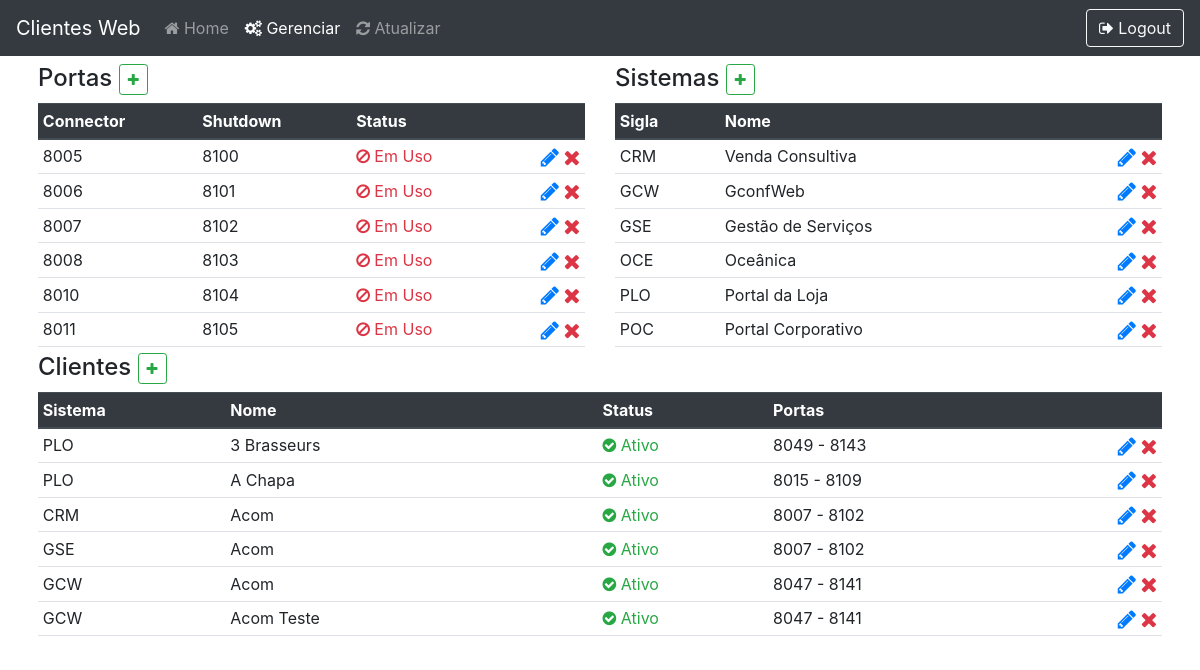
The page /manager (signed in) on the database its author committed.
### core/models.py (models this page shows, shortened)
class Port(models.Model):
    STATUS = (
        (1, "Livre"),
        (2, "Em Uso")
    )
    connector = models.IntegerField('Connector Port')
    shutdown = models.IntegerField('Shutdown Port')
    status = models.IntegerField('Status', choices=STATUS, default=1)

class System(models.Model):
    initials = models.CharField('Initials', max_length=3)
    name = models.CharField('Name', max_length=100)

class Client(models.Model):
    STATUS = (
        ("1", "Ativo"),
        ("2", "Suspenso"),
        ("3", "Com Erro")
    )
    name = models.CharField('Name', max_length=100)
    link = models.CharField('Link', max_length=100)
    port = models.ForeignKey(Port, on_delete=models.CASCADE)
    system = models.ForeignKey(System, on_delete=models.CASCADE, default=1)
    version = models.DateField('Version')
    status = models.CharField('Status', choices=STATUS, max_length=1, default='1')

### core/views.py (the view)
# urls.py: path('manager', manager, name='manager'),
def manager(request):
    if str(request.user) != 'AnonymousUser':
        context = {
            'clients': Client.objects.all().order_by('name'),
            'ports': Port.objects.all().order_by('connector'),
            'systens': System.objects.all().order_by('initials')
        }
        return render(request, 'manager.html', context)
    else:
        return loginUser(request)

### core/templates/manager.html (shortened to what this page needs)
{% load static %}
<!DOCTYPE html>
<html lang="pt-br">
<head>
    <link rel="stylesheet" href="{% static 'css/style.css' %}">
    <link rel="stylesheet" href="https://cdnjs.cloudflare.com/ajax/libs/font-awesome/4.7.0/css/font-awesome.min.css">
    <link rel="stylesheet" href="https://stackpath.bootstrapcdn.com/bootstrap/4.5.0/css/bootstrap.min.css">
</head>
<body>
    <nav class="navbar stick-top navbar-expand-lg navbar-dark bg-dark">
        <a class="navbar-brand" href="{% url 'index' %}">Clientes Web</a>
        <div class="collapse navbar-collapse" id="navbarTogglerDemo03">
            <ul class="navbar-nav mr-auto mt-2 mt-lg-0 navbar-left">
                <li class="nav-item"><a class="nav-link" href="{% url 'index' %}"><i class="fa fa-home"></i> Home</a></li>
                <li class="nav-item"><a class="nav-link active" href="{% url 'manager' %}"><i class="fa fa-cogs"></i> Gerenciar</a></li>
                <li class="nav-item"><a class="nav-link" href="{% url 'update' %}"><i class="fa fa-refresh"></i> Atualizar</a></li>
            </ul>
            <a href="{% url 'logout' %}" type="button" class="btn btn-outline-light"><i class="fa fa-sign-out"></i> Logout</a>
        </div>
    </nav>
    <div class="container p-2">
        <div class="row">
            <div class="col-lg">
                <h4>
                    Portas
                    <a href="{% url 'new' obj='p' %}" type="button" class="btn btn-sm btn-outline-success text-success"><i class="fa fa-plus"></i></a>
                </h4>
                <div class="table-responsive">
                    <div class="tableFixHead">
                        <table class="table table-sm table-hover">
                            <thead class="thead-dark">
                                <tr>
                                    <th scope="col">Connector</th>
                                    <th scope="col">Shutdown</th>
                                    <th scope="row">Status</th>
                                    <th scope="col"></th>
                                </tr>
                            </thead>
                            <tbody>
                                {% for port in ports %}
                                    <tr>
                                        <td scope="row">{{ port.connector }}</td>
                                        <td>{{ port.shutdown }}</td>
                                        {% if port.status == 1 %}
                                            <td class="text-success"><i class="fa fa-check-circle"></i> {{ port.get_status_display }}</td>
                                        {% else %}
                                            <td class="text-danger"><i class="fa fa-ban"></i> {{ port.get_status_display }}</td>
                                        {% endif %}
                                        <td class="text-right">
                                            <a href="{% url 'edit' obj='p' pk=port.id %}" class="text-primary"><i class="fa fa-pencil fa-lg"></i></a>
                                            <a href="{% url 'delete' obj='p' pk=port.id %}" class="text-danger"><i class="fa fa-remove fa-lg"></i></a>
                                        </td>
                                    </tr>
                                {% endfor %}
                            </tbody>
                        </table>
                    </div>
                </div>
            </div>
            <div class="col-lg">
                <h4>
                    Sistemas
                    <a href="{% url 'new' obj='s' %}" type="button" class="btn btn-sm btn-outline-success text-success"><i class="fa fa-plus"></i></a>
                </h4>
                <div class="table-responsive">
                    <div class="tableFixHead">
                        <table class="table table-sm table-hover">
                            <thead class="thead-dark">
                                <tr>
                                    <th scope="col">Sigla</th>
                                    <th scope="col">Nome</th>
                                    <th scope="col"></th>
                                </tr>
                            </thead>
                            <tbody>
                                {% for system in systens %}
                                    <tr>
                                        <td scope="row">{{ system.initials }}</td>
                                        <td>{{ system.name }}</td>
                                        <td class="text-right">
                                            <a href="{% url 'edit' obj='s' pk=system.id %}" class="text-primary"><i class="fa fa-pencil fa-lg"></i></a>
                                            <a href="{% url 'delete' obj='s' pk=system.id %}" class="text-danger"><i class="fa fa-remove fa-lg"></i></a>
                                        </td>
                                    </tr>
                                {% endfor %}
                            </tbody>
                        </table>
                    </div>
                </div>
            </div>
        </div>
        <div class="row">
            <div class="col-lg">
                <h4>
                    Clientes
                    <a href="{% url 'new' obj='c' %}" type="button" class="btn btn-sm btn-outline-success text-success"><i class="fa fa-plus"></i></a>
                </h4>
                <div class="table-responsive">
                    <div class="tableFixHead">
                        <table class="table table-sm table-hover">
                            <thead class="thead-dark">
                                <tr>
                                    <th scope="col">Sistema</th>
                                    <th scope="col">Nome</th>
                                    <th scope="col">Status</th>
                                    <th scope="col">Portas</th>
                                    <th scope="col"></th>
                                </tr>
                            </thead>
                            <tbody>
                                {% for client in clients %}
                                    <tr>
                                        <td scope="row">{{ client.system.initials }}</td>
                                        <td>{{ client.name }}</td>
                                        {% if client.status == '1' %}
                                            <td class="text-success"><i class="fa fa-check-circle"></i> {{ client.get_status_display }}</td>
                                        {% else %}
                                            <td class="text-danger"><i class="fa fa-close"></i> {{ client.get_status_display }}</td>
                                        {% endif %}
                                        <td>{{ client.port.connector }} - {{ client.port.shutdown }}</td>
                                        <td class="text-right">
                                            <a href="{% url 'edit' obj='c' pk=client.id %}" class="text-primary"><i class="fa fa-pencil fa-lg"></i></a>
                                            <a href="{% url 'delete' obj='c' pk=client.id %}" class="text-danger"><i class="fa fa-remove fa-lg"></i></a>
                                        </td>
                                    </tr>
                                {% endfor %}
                            </tbody>
                        </table>
                    </div>
                </div>
            </div>
        </div>
    </div>
</body>
</html>

### core/static/css/style.css (style rules this page uses)
.tableFixHead { overflow-y: auto; height: 250px; }
.tableFixHead thead th { position: sticky; top: 0; }

### rows shown on the page
Port: connector "8005", shutdown "8100", status "Em Uso"
Port: connector "8006", shutdown "8101", status "Em Uso"
Port: connector "8007", shutdown "8102", status "Em Uso"
Port: connector "8008", shutdown "8103", status "Em Uso"
Port: connector "8010", shutdown "8104", status "Em Uso"
Port: connector "8011", shutdown "8105", status "Em Uso"
System: initials "CRM", name "Venda Consultiva"
System: initials "GCW", name "GconfWeb"
System: initials "GSE", name "Gestão de Serviços"
System: initials "OCE", name "Oceânica"
System: initials "PLO", name "Portal da Loja"
System: initials "POC", name "Portal Corporativo"
Client: system.initials "PLO", name "3 Brasseurs", status "Ativo", port.connector "8049", port.shutdown "8143"
Client: system.initials "PLO", name "A Chapa", status "Ativo", port.connector "8015", port.shutdown "8109"
Client: system.initials "CRM", name "Acom", status "Ativo", port.connector "8007", port.shutdown "8102"
Client: system.initials "GSE", name "Acom", status "Ativo", port.connector "8007", port.shutdown "8102"
Client: system.initials "GCW", name "Acom", status "Ativo", port.connector "8047", port.shutdown "8141"
Client: system.initials "GCW", name "Acom Teste", status "Ativo", port.connector "8047", port.shutdown "8141"
